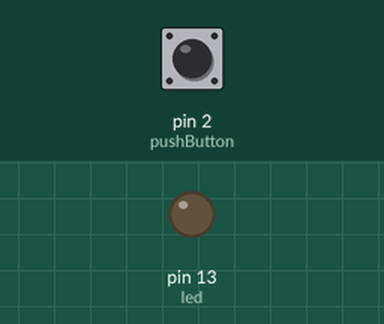
Simulated run of this sketch. Board: Arduino Uno, built with avr-gcc and run on an emulated ATmega328P. Shown: output pins drawn as LEDs (lit = HIGH). Inputs (shaded band) come from the test bench; at power-on: pin 2 (pushButton) HIGH. What the sketch prints to the serial monitor is not drawn.

Above: at 1.2 s.
1.3 s: pin 2 (pushButton) pulled LOW for 0.15 s
At 1.37 s:
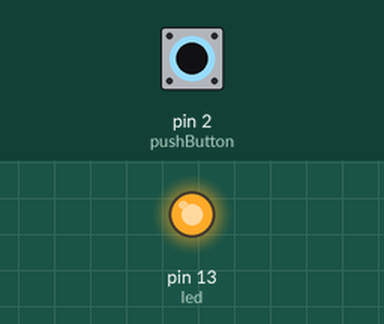
2.9 s: pin 2 (pushButton) pulled LOW for 3.2 s
At 6.8 s:
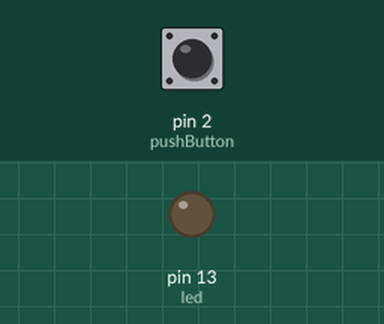
Timing chart, 0 to 8.3 s (numbered marks = the images above; inputs shaded):
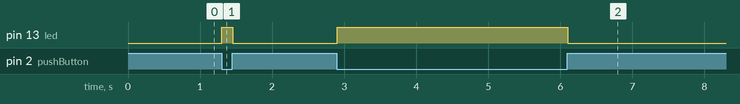

The sketch:

Digital_Input.ino
```cpp
// This program will turn on and off an LED based on the value of a pushbutton


// declaring two variables. An Push Button (Digital Input) and LED (Digital Output)
int pushButton = 2;
int led = 13;

void setup() {
  Serial.begin(9600);                                 // initialize serial communication at 9600 bits per second:
  pinMode(pushButton, INPUT_PULLUP);                  // make the pushbutton's pin an input
  pinMode(led, OUTPUT);                               // make the led's pin an output
}

void loop() {
  int buttonState =! digitalRead(pushButton);         // read the input pin and saves its value to a variable named "buttonState"
  Serial.println(buttonState);                        // prints out the state of the button:
  delay(1);                                           // delay in between reads for stability
  if (buttonState == HIGH) {                          // If the buttonstate's value is read as 'HIGH', the led will turn on.
    digitalWrite(led, HIGH);
  }
  else {
    digitalWrite(led, LOW);                           // If the buttonstate's value is read as 'LOW', the led will turn off.
  }
  }
```

Measured:
- after the input at 1.3 s, pin 13 (led): LOW → HIGH at once, → LOW 0.15 s later
- after the input at 2.9 s, pin 13 (led): LOW → HIGH at once, → LOW 3.2 s later
